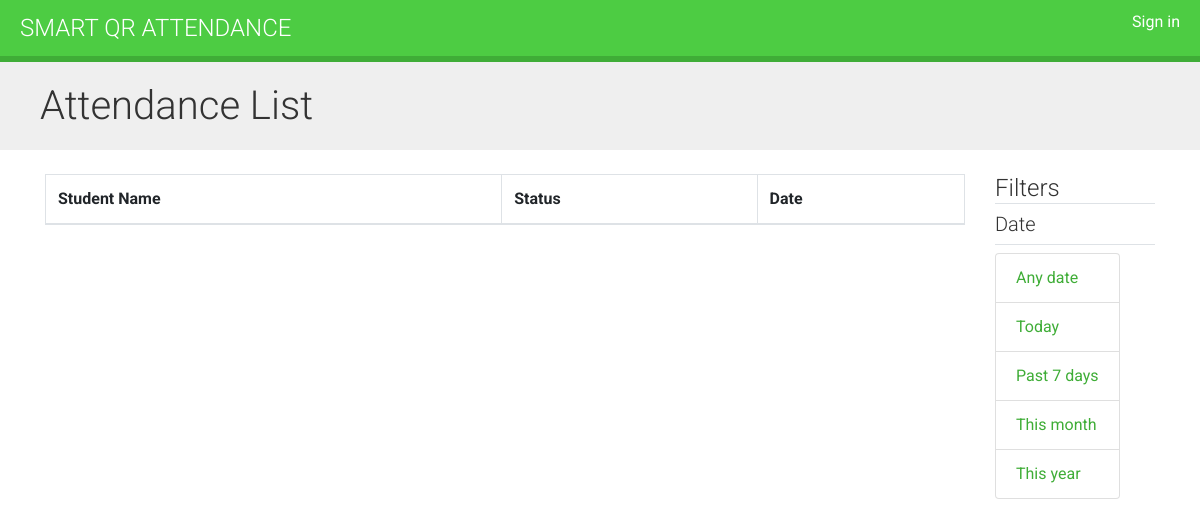
The app's page /2/2/student-detail/, older data.
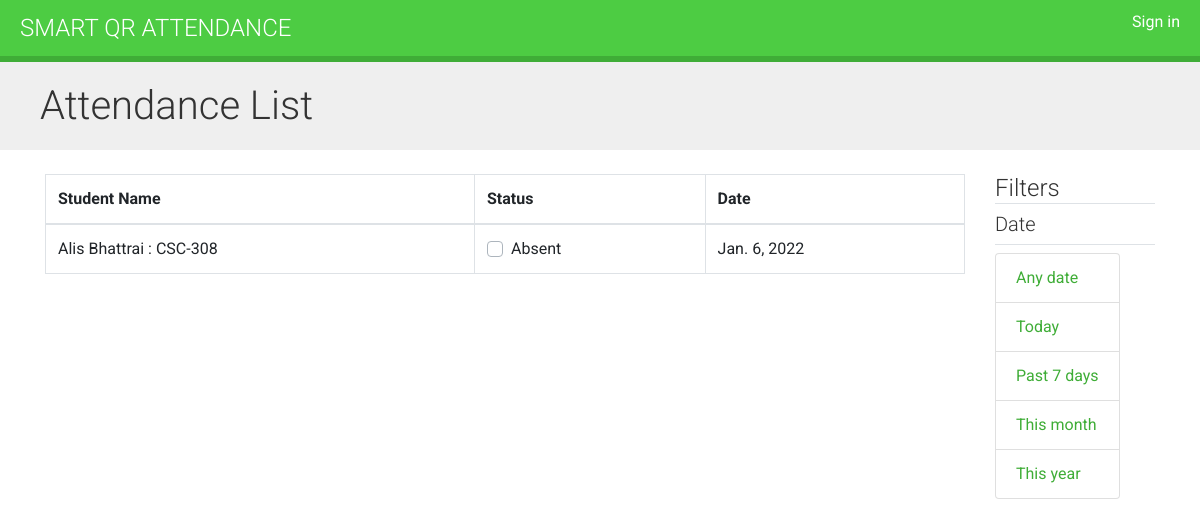
The same page, newer data.
### core/models.py (models this page shows)
class Attendance(models.Model):
    course = models.ForeignKey(Course, on_delete=models.CASCADE, related_name='attendances')
    student = models.ForeignKey(Student, on_delete=models.CASCADE)
    attendance_class = models.ForeignKey(AttendanceClass, on_delete=models.CASCADE, default=1)
    date = models.DateField(default='2021-12-30')
    status = models.BooleanField(default='True')
    def __str__(self):
        student_name = Student.objects.get(name=self.student)
        course_name = Course.objects.get(name=self.course)
        return '%s : %s' % (student_name.name, course_name.code)

class Student(models.Model):
    user = models.OneToOneField(User, on_delete=models.CASCADE, null=True)
    class_id = models.ForeignKey(Class, on_delete=models.CASCADE, default=1)
    roll_number = models.CharField(primary_key='True', max_length=100)
    name = models.CharField(max_length=200)
    sex = models.CharField(max_length=50, choices=sex_choice, default='Male')
    DOB = models.DateField(default='1990-01-01')
    def __str__(self):
        return self.name

class Course(models.Model):
    department = models.ForeignKey(Department, related_name='courses', on_delete=models.CASCADE)
    name = models.CharField(max_length=200)
    class_id = models.ForeignKey(Class, on_delete=models.CASCADE)
    teacher = models.ForeignKey(Teacher, on_delete=models.CASCADE, related_name='courses')
    students = models.ManyToManyField(Student, related_name='courses_joined', blank=True)
    code = models.CharField(max_length=50, unique=True)
    def __str__(self):
        return self.name

### core/views.py (the view)
# urls.py: path('<pk>/<course_id>/student-detail/', views.get_student_detail, name='get_student_detail')
def get_student_detail(request, pk,course_id):
    context = {}
    date__gte = request.GET.get('date__gte')
    date__lt = request.GET.get('date__lt')
    if date__lt is None or date__gte is None:
        queryset = Attendance.objects.filter(student_id=pk,course=course_id)
    else:
        queryset = Attendance.objects.filter(
            date__gte=date__gte,
            date__lte=date__lt,
            course=course_id,
            student_id=pk)
    context['object_list'] = queryset
    return render(request, 'courses/manage/attendance/student_attendance.html', context=context)

### core/templatetags/filters.py (called while the page is built)
@register.simple_tag
def yesterday():
    yest= date.today() + datetime.timedelta(days=1)
    return yest

@register.simple_tag
def past7():
    yest = date.today() - datetime.timedelta(days=7)
    return yest

@register.simple_tag
def month():
    yest = date.today() - datetime.timedelta(days=30)
    return yest

### core/templates/courses/manage/attendance/student_attendance.html (shortened to what this page needs)
{% extends "base.html" %}
{% load filters %}
{% block content %}
<h1>Attendance List</h1>
<div class="container mt-4">
  <div class="row">
    <div class="col-md-10">
      <table class="table table-bordered">
        <thead>
          <tr>
            <th scope="col">Student Name</th>
            <th scope="col">Status</th>
            <th scope="col">Date</th>
          </tr>
        </thead>
        <tbody>
          <tr>
            {% for stu in object_list %}
               <td>
                {{stu}}
            </td>
              <td>
                <div class="custom-control custom-checkbox">
                  {% if stu.status == True %}
                  <input type="checkbox" class="custom-control-input" onclick="return false;" id="customCheck1"
                         checked >
                  <label class="custom-control-label" for="customCheck1">Present</label>
                  {% else %}
                  <label class="custom-control-label" for="customCheck1">Absent</label>
                  {% endif %}
              </div>
            </td>
            <td>{{stu.date}}</td>
          </tr>
         {% endfor %}
        </tbody>
      </table>
    </div>
      <div class="col-md-2">
          <div class="border-bottom ">
              <h4 class="border-bottom">Filters</h4>
          <h5>Date</h5>
          </div>
        <ul class="list-group mt-2">
    <li class="selected list-group-item">
    <a href="?" title="Any date">Any date</a></li>
    <li class="list-group-item">
        {% now "Y-m-d" as todays_date %}
        {% yesterday as yesterdays_date %}
        {%past7 as past7_date %}
        {%month as month_date %}
    <a href="?date__gte={{todays_date}}&amp;date__lt={{yesterdays_date|date:'Y-m-d'}}" title="Today">Today</a></li>
    <li class="list-group-item">
    <a href="?date__gte={{past7_date|date:'Y-m-d'}}&amp;date__lt={{yesterdays_date|date:'Y-m-d'}}" title="Past 7 days">Past 7 days</a></li>
    <li class="list-group-item">
    <a href="?date__gte={{month_date|date:'Y-m-d'}}&amp;date__lt={{todays_date}}" title="This month">This month</a></li>
    <li class="list-group-item">
    <a href="?date__gte=2021-01-01&amp;date__lt=2022-01-01" title="This year">This year</a></li>
</ul>
    </div>
  </div>
</div>
{% endblock %}

Row changes from the older to the newer data that the page shows:
added Attendance: student+course "Alis Bhattrai : CSC-308", status "Absent", date "Jan. 6, 2022"
